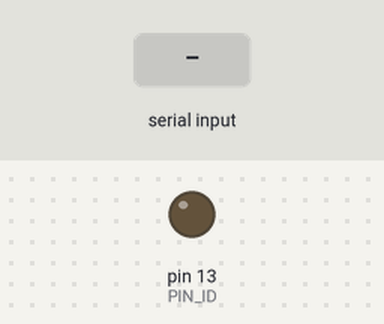
A sketch run on a simulated Arduino Uno, built with avr-gcc and run on an emulated ATmega328P. On the bench: output pins drawn as LEDs (lit = HIGH). The inputs (shaded band) are chosen by the test bench.

Above: at 1.2 s.
1.3 s: "90,45\n" received over Serial
At 2.04 s:
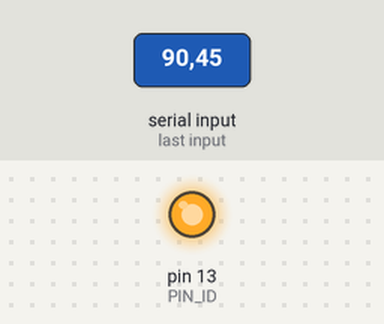
4.3 s: "30,150\n" received over Serial
At 5.87 s:
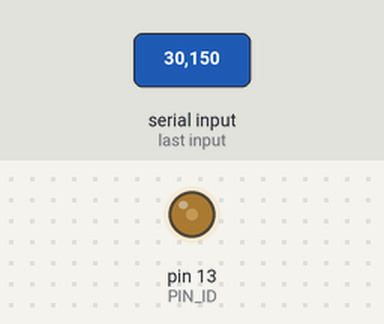
6.0 s: "90\n" received over Serial
At 7.0 s:
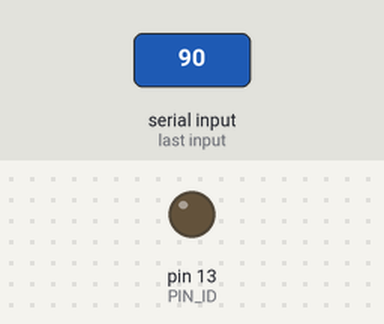
Timing chart, 0 to 9.0 s (numbered marks = the images above; inputs shaded):
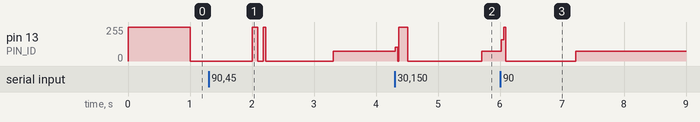

The sketch:

led_seekbar.ino
```cpp
#define PIN_ID 13

void setup() {
  Serial.begin(9600);
  pinMode(PIN_ID, OUTPUT);
}

int delayTime = 1000;

void loop() {

  if (Serial.available() > 0) {
    delayTime = Serial.parseInt();
  }

  digitalWrite(13, HIGH);
  delay(delayTime);
  digitalWrite(13, LOW);
  delay(delayTime);
}
```

Measured:
- after the input at 4.3 s, pin 13 (PIN_ID): 72/255 → 255/255 at once, → 0/255 0.20 s later, → 72/255 1.2 s later
- after the input at 6.0 s, pin 13 (PIN_ID): 72/255 → 0/255 at once, → 72/255 1.2 s later
